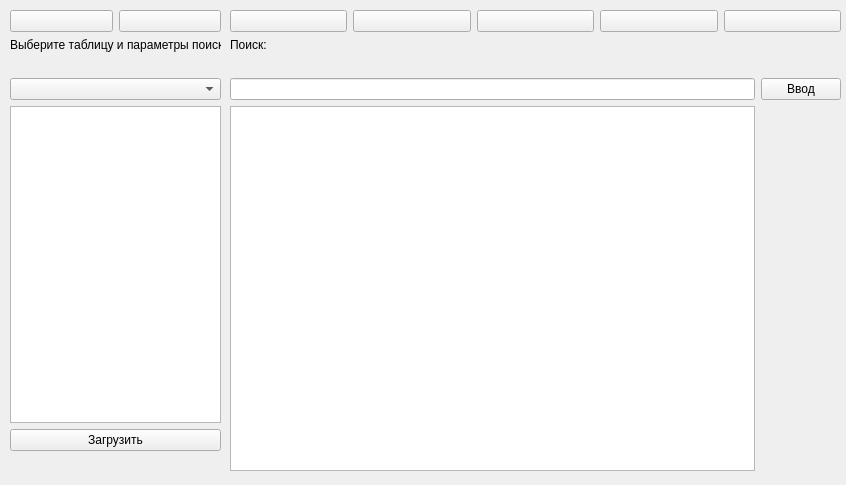
<?xml version="1.0" encoding="UTF-8"?>
<ui version="4.0">
 <class>Form</class>
 <widget class="QWidget" name="Form">
  <property name="geometry">
   <rect>
    <x>0</x>
    <y>0</y>
    <width>846</width>
    <height>485</height>
   </rect>
  </property>
  <property name="windowTitle">
   <string>My library</string>
  </property>
  <widget class="QWidget" name="layoutWidget">
   <property name="geometry">
    <rect>
     <x>10</x>
     <y>10</y>
     <width>211</width>
     <height>461</height>
    </rect>
   </property>
   <layout class="QVBoxLayout" name="verticalLayout_5">
    <item>
     <layout class="QGridLayout" name="gridLayout">
      <item row="0" column="0">
       <layout class="QVBoxLayout" name="verticalLayout">
        <item>
         <layout class="QHBoxLayout" name="horizontalLayout">
          <item>
           <widget class="QPushButton" name="SQLite">
            <property name="text">
             <string/>
            </property>
           </widget>
          </item>
          <item>
           <widget class="QPushButton" name="Add_book">
            <property name="text">
             <string/>
            </property>
           </widget>
          </item>
         </layout>
        </item>
        <item>
         <widget class="QLabel" name="label">
          <property name="text">
           <string>Выберите таблицу и параметры поиска</string>
          </property>
         </widget>
        </item>
        <item>
         <spacer name="horizontalSpacer_2">
          <property name="orientation">
           <enum>Qt::Horizontal</enum>
          </property>
          <property name="sizeHint" stdset="0">
           <size>
            <width>40</width>
            <height>20</height>
           </size>
          </property>
         </spacer>
        </item>
        <item>
         <widget class="QComboBox" name="comboBox"/>
        </item>
        <item>
         <widget class="QListWidget" name="listWidget"/>
        </item>
       </layout>
      </item>
      <item row="2" column="0">
       <widget class="QPushButton" name="pushButton_2">
        <property name="text">
         <string>Загрузить</string>
        </property>
       </widget>
      </item>
     </layout>
    </item>
    <item>
     <spacer name="horizontalSpacer_3">
      <property name="orientation">
       <enum>Qt::Horizontal</enum>
      </property>
      <property name="sizeHint" stdset="0">
       <size>
        <width>198</width>
        <height>20</height>
       </size>
      </property>
     </spacer>
    </item>
   </layout>
  </widget>
  <widget class="QWidget" name="layoutWidget">
   <property name="geometry">
    <rect>
     <x>230</x>
     <y>10</y>
     <width>611</width>
     <height>461</height>
    </rect>
   </property>
   <layout class="QVBoxLayout" name="verticalLayout_4">
    <item>
     <layout class="QHBoxLayout" name="horizontalLayout_2">
      <item>
       <widget class="QPushButton" name="Upload">
        <property name="text">
         <string/>
        </property>
       </widget>
      </item>
      <item>
       <widget class="QPushButton" name="Delete_book">
        <property name="text">
         <string/>
        </property>
       </widget>
      </item>
      <item>
       <widget class="QPushButton" name="Download">
        <property name="text">
         <string/>
        </property>
       </widget>
      </item>
      <item>
       <widget class="QPushButton" name="Update_book">
        <property name="text">
         <string/>
        </property>
       </widget>
      </item>
      <item>
       <widget class="QPushButton" name="Help">
        <property name="text">
         <string/>
        </property>
       </widget>
      </item>
     </layout>
    </item>
    <item>
     <layout class="QHBoxLayout" name="horizontalLayout_3">
      <item>
       <layout class="QVBoxLayout" name="verticalLayout_3">
        <item>
         <widget class="QLabel" name="label_2">
          <property name="text">
           <string>Поиск:</string>
          </property>
         </widget>
        </item>
        <item>
         <spacer name="horizontalSpacer">
          <property name="orientation">
           <enum>Qt::Horizontal</enum>
          </property>
          <property name="sizeHint" stdset="0">
           <size>
            <width>40</width>
            <height>20</height>
           </size>
          </property>
         </spacer>
        </item>
        <item>
         <widget class="QLineEdit" name="lineEdit"/>
        </item>
        <item>
         <widget class="QTextEdit" name="textEdit"/>
        </item>
       </layout>
      </item>
      <item>
       <layout class="QVBoxLayout" name="verticalLayout_2">
        <item>
         <widget class="QLabel" name="label_3">
          <property name="text">
           <string/>
          </property>
         </widget>
        </item>
        <item>
         <widget class="QLabel" name="label_4">
          <property name="text">
           <string/>
          </property>
         </widget>
        </item>
        <item>
         <widget class="QPushButton" name="Enter">
          <property name="text">
           <string>Ввод</string>
          </property>
         </widget>
        </item>
        <item>
         <spacer name="verticalSpacer">
          <property name="orientation">
           <enum>Qt::Vertical</enum>
          </property>
          <property name="sizeHint" stdset="0">
           <size>
            <width>20</width>
            <height>40</height>
           </size>
          </property>
         </spacer>
        </item>
       </layout>
      </item>
     </layout>
    </item>
   </layout>
  </widget>
 </widget>
 <resources/>
 <connections/>
</ui>
